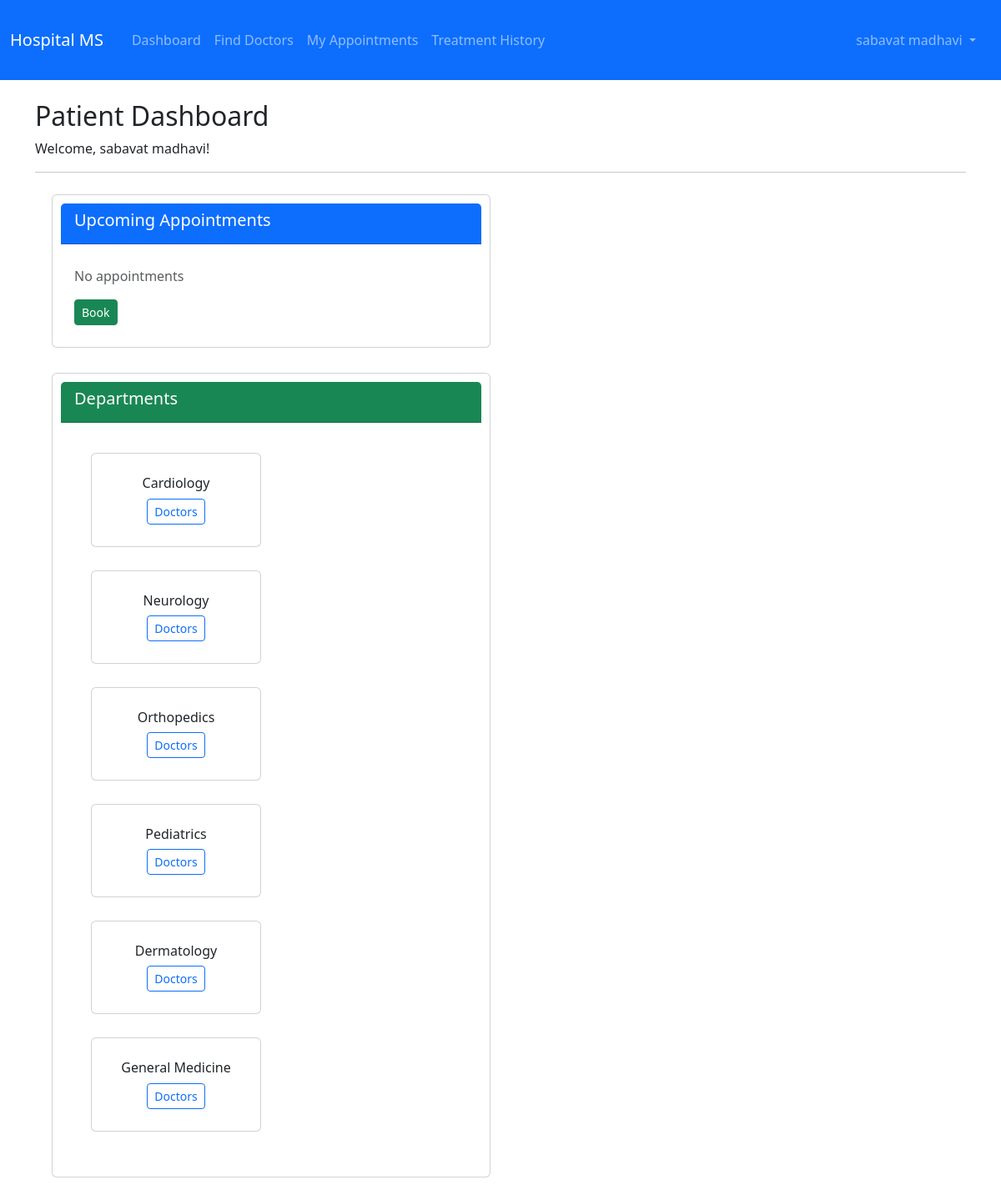
Screenshot of /patient/dashboard (signed in) with the database file from the repository.
### backend/app.py (models this page shows, shortened)
class User(UserMixin, db.Model):
    id = db.Column(db.Integer, primary_key=True)
    username = db.Column(db.String(180), unique=True, nullable=False)
    email = db.Column(db.String(100), unique=True, nullable=False)
    password_hash = db.Column(db.String(100), nullable=False)
    role = db.Column(db.String(50), nullable=False)
    full_name = db.Column(db.String(80), nullable=False)
    phone = db.Column(db.String(10))
    is_active = db.Column(db.Boolean, default=True)
    created_at = db.Column(db.DateTime, default=datetime.utcnow)

class Department(db.Model):
    id = db.Column(db.Integer, primary_key=True)
    name = db.Column(db.String(80), unique=True, nullable=False)
    description = db.Column(db.Text)
    doctors = db.relationship('Doctor', backref='department', lazy=True)

### backend/app.py (the view)
@app.route('/patient/dashboard')
@login_required
@role_required('patient')
def patient_dashboard():
    patient = Patient.query.filter_by(user_id=current_user.id).first()
    today, week_end = date.today(), date.today() + timedelta(days=7)
    return render_template('patient/dashboard.html', patient=patient, departments=Department.query.all(),
        upcoming_appointments=Appointment.query.filter(Appointment.patient_id==patient.id,
            Appointment.appointment_date>=today, Appointment.status=='Booked')
            .order_by(Appointment.appointment_date, Appointment.appointment_time).limit(5).all(),
        available_doctors=Doctor.query.join(User).join(DoctorAvailability).filter(User.is_active,
            DoctorAvailability.date>=today, DoctorAvailability.date<=week_end,
            DoctorAvailability.is_available).distinct().limit(6).all())

### backend/app.py (called while the page is built)
@login_manager.user_loader
def load_user(user_id): return User.query.get(int(user_id))

def role_required(role):
    def decorator(f):
        @wraps(f)
        def decorated_function(*args, **kwargs):
            if not current_user.is_authenticated or current_user.role != role:
                flash('Access denied', 'danger')
                return redirect(url_for('index'))
            return f(*args, **kwargs)
        return decorated_function
    return decorator

### frontend/templates/patient/dashboard.html
{% extends "base.html" %}
{% block content %}
<h2>Patient Dashboard</h2>
<p>Welcome, {{ patient.user.full_name }}!</p>
<hr>
<div class="row">
    <div class="col-md-6"><div class="card"><div class="card-header bg-primary text-white"><h5>Upcoming Appointments</h5></div><div class="card-body">
        {% if upcoming_appointments %}
            {% for a in upcoming_appointments %}
            <div class="mb-2"><h6>Dr. {{ a.doctor.user.full_name }}</h6><p>{{ a.appointment_date }} at {{ a.appointment_time.strftime('%H:%M') }}</p></div>
            {% endfor %}
            <a href="{{ url_for('patient_appointments') }}" class="btn btn-primary btn-sm">View All</a>
        {% else %}<p class="text-muted">No appointments</p><a href="{{ url_for('patient_doctors') }}" class="btn btn-success btn-sm">Book</a>{% endif %}
    </div></div></div>
    <div class="col-md-6"><div class="card"><div class="card-header bg-success text-white"><h5>Departments</h5></div><div class="card-body">
        <div class="row">
            {% for d in departments[:6] %}
            <div class="col-md-6 mb-2"><div class="card"><div class="card-body text-center"><h6>{{ d.name }}</h6><a href="{{ url_for('patient_doctors', department=d.id) }}" class="btn btn-sm btn-outline-primary">Doctors</a></div></div></div>
            {% endfor %}
        </div>
    </div></div></div>
</div>
{% endblock %}

### frontend/templates/base.html (shortened to what this page needs)
<!DOCTYPE html>
<html lang="en">
<head>
    <link href="https://cdn.jsdelivr.net/npm/bootstrap@5.3.0/dist/css/bootstrap.min.css" rel="stylesheet">
    <link rel="stylesheet" href="https://cdn.jsdelivr.net/npm/bootstrap-icons@1.10.0/font/bootstrap-icons.css">
    <link rel="stylesheet" href="{{ url_for('static', filename='css/style.css') }}">
</head>
<body>
    <nav class="navbar navbar-expand-lg navbar-dark bg-primary">
        <div class="container-fluid">
            <a class="navbar-brand" href="{{ url_for('index') }}"> Hospital MS</a>
            <div class="collapse navbar-collapse" id="navbarNav">
                <ul class="navbar-nav me-auto">
                    {% if current_user.is_authenticated %}
                        {% if current_user.role == 'admin' %}
                            <li class="nav-item"><a class="nav-link" href="{{ url_for('admin_dashboard') }}"> Dashboard</a></li>
                            <li class="nav-item"><a class="nav-link" href="{{ url_for('admin_doctors') }}"> Doctors</a></li>
                            <li class="nav-item"><a class="nav-link" href="{{ url_for('admin_patients') }}"> Patients</a></li>
                            <li class="nav-item"><a class="nav-link" href="{{ url_for('admin_appointments') }}">Appointments</a></li>
                            <li class="nav-item"><a class="nav-link" href="{{ url_for('admin_search') }}"> Search</a></li>
                        {% elif current_user.role == 'patient' %}
                            <li class="nav-item"><a class="nav-link" href="{{ url_for('patient_dashboard') }}">Dashboard</a></li>
                            <li class="nav-item"><a class="nav-link" href="{{ url_for('patient_doctors') }}"> Find Doctors</a></li>
                            <li class="nav-item"><a class="nav-link" href="{{ url_for('patient_appointments') }}"> My Appointments</a></li>
                            <li class="nav-item"><a class="nav-link" href="{{ url_for('treatment_history') }}"> Treatment History</a></li>
                        {% endif %}
                    {% endif %}
                </ul>
                <ul class="navbar-nav">
                    {% if current_user.is_authenticated %}
                        <li class="nav-item dropdown">
                            <a class="nav-link dropdown-toggle" href="#" id="navbarDropdown" role="button" data-bs-toggle="dropdown">
                               {{ current_user.full_name }}
                            </a>
                        </li>
                    {% else %}
                        <li class="nav-item"><a class="nav-link" href="{{ url_for('login') }}"> Login</a></li>
                        <li class="nav-item"><a class="nav-link" href="{{ url_for('register') }}"> Register</a></li>
                    {% endif %}
                </ul>
            </div>
        </div>
    </nav>
    <main class="container my-4">
        {% block content %}{% endblock %}
    </main>
</body>
</html>

### frontend/static/css/style.css (style rules this page uses)
p { font-size: 16px; }
div { margin: 10px; }
a { text-decoration: none; }

### rows the page displays
User: full_name "sabavat madhavi", user.full_name "sabavat madhavi"
Department: name "Cardiology"
Department: name "Neurology"
Department: name "Orthopedics"
Department: name "Pediatrics"
Department: name "Dermatology"
Department: name "General Medicine"
